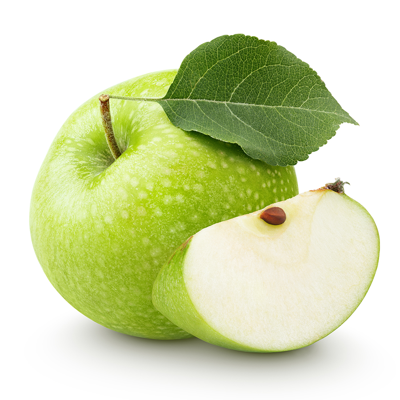
#> input picture SEG/images/apple400.png, 400 x 400 px; its folder holds only this picture in this run
$ python resize.py
#> lines starting #> are read from the running program, lines starting #| are printed output that depends on the picture
import tkinter as tk
from tkinter import filedialog
from PIL import Image

# Tạo cửa sổ Tkinter và ẩn nó đi
root = tk.Tk()
root.withdraw()

# Chọn file hình ảnh
file_path = filedialog.askopenfilename(
    title="Chọn hình ảnh",
    filetypes=[("Image Files", "*.png;*.jpg;*.jpeg;*.bmp;*.gif")]
)
#> the answer given: apple400.png

if not file_path:
    print("Không có hình ảnh nào được chọn!")
    exit()

try:
    # Nhập kích thước mới từ người dùng
    new_width = int(input("Nhập chiều rộng mới: "))
#> the answer given: 100
    new_height = int(input("Nhập chiều cao mới: "))
#> the answer given: 100

    # Mở ảnh và resize
    img = Image.open(file_path)
#> img is the input picture: PIL image 400x400 RGB; mean R, G, B 211.2, 219.8, 176.6
    resized_img = img.resize((new_width, new_height))
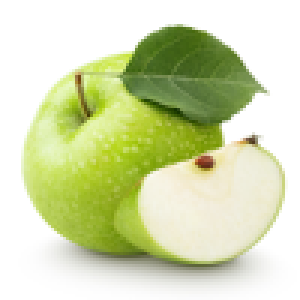
#> resized_img: PIL image 100x100 RGB (shown 3 times larger); mean R, G, B 211.2, 219.8, 176.5


    # Chọn đường dẫn để lưu ảnh đã resize
    save_path = filedialog.asksaveasfilename(
        title="Lưu hình ảnh đã resize",
        defaultextension=".png",
        filetypes=[("PNG", "*.png"), ("JPEG", "*.jpg;*.jpeg"), ("All Files", "*.*")]
    )

    if save_path:
        resized_img.save(save_path)
        print(f"Hình ảnh đã được lưu tại: {save_path}")
    else:
        print("Không lưu được hình ảnh!")
except ValueError:
    print("Vui lòng nhập số nguyên hợp lệ!")
except Exception as e:
    print(f"Đã có lỗi xảy ra: {e}")

$ run again, on SEG/images/resized_image_50x50.png
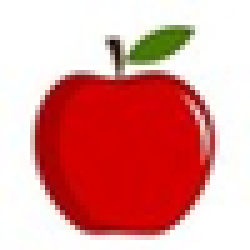
#> input picture SEG/images/resized_image_50x50.png, 50 x 50 px (shown 5 times larger)
#> img is the input picture: PIL image 50x50 RGB; mean R, G, B 225.5, 151.6, 148.6
#> `resized_img = img.resize((new_width, new_height))`:
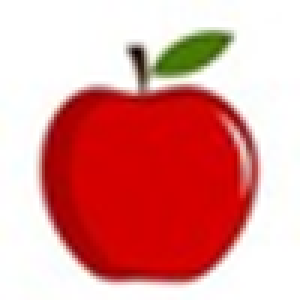
#> resized_img: PIL image 100x100 RGB (shown 3 times larger); mean R, G, B 225.4, 151.6, 148.6
